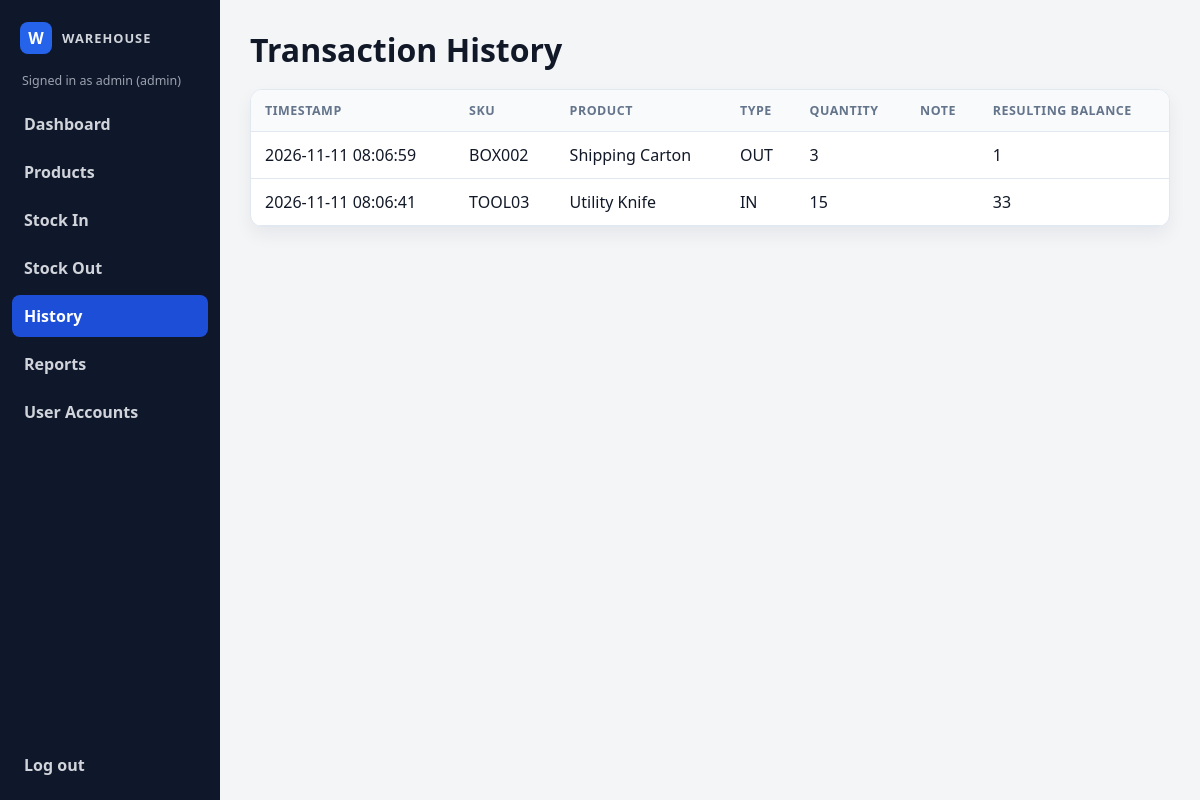
Screenshot of /history (signed in) with the database file from the repository.
### tables this page shows
CREATE TABLE transactions (
                    id INTEGER PRIMARY KEY AUTOINCREMENT,
                    product_id INTEGER,
                    sku TEXT NOT NULL,
                    product_name TEXT NOT NULL,
                    type TEXT NOT NULL CHECK (type IN ('IN', 'OUT')),
                    quantity INTEGER NOT NULL CHECK (quantity > 0),
                    note TEXT NOT NULL DEFAULT '',
                    balance INTEGER NOT NULL CHECK (balance >= 0),
                    timestamp TEXT NOT NULL DEFAULT CURRENT_TIMESTAMP
                );

### warehouse/web_app.py (the view)
    @app.route("/history")
    @login_required
    def history():
        return render_template(
            "history.html",
            transactions=db.list_transactions(),
            page_title="Transaction History",
        )

### warehouse/db.py (called while the page is built)
    def connect(self) -> sqlite3.Connection:
        connection = sqlite3.connect(self.path, timeout=10)
        connection.row_factory = sqlite3.Row
        connection.execute("PRAGMA foreign_keys = ON")
        return connection

    @contextmanager
    def _connection(self) -> Iterator[sqlite3.Connection]:
        connection = self.connect()
        try:
            with connection:
                yield connection
        finally:
            connection.close()

    @staticmethod
    def _transaction(row: sqlite3.Row) -> Transaction:
        from datetime import datetime
        return Transaction(
            id=row["id"],
            sku=row["sku"],
            product_name=row["product_name"],
            type=row["type"],
            quantity=row["quantity"],
            note=row["note"],
            balance=row["balance"],
            timestamp=datetime.fromisoformat(row["timestamp"]),
        )

    def list_transactions(self, limit: int | None = None) -> list[Transaction]:
        sql = "SELECT * FROM transactions ORDER BY id DESC"
        params: Iterable[object] = ()
        if limit is not None:
            sql += " LIMIT ?"
            params = (limit,)
        with self._connection() as connection:
            rows = connection.execute(sql, params).fetchall()
        return [self._transaction(row) for row in rows]

### warehouse/templates/history.html
{% extends 'base.html' %}
{% block content %}
  <div class="page-header">
    <h1>Transaction History</h1>
  </div>
  <div class="table-wrap">
    <table>
      <thead>
        <tr>
          <th>Timestamp</th>
          <th>SKU</th>
          <th>Product</th>
          <th>Type</th>
          <th>Quantity</th>
          <th>Note</th>
          <th>Resulting Balance</th>
        </tr>
      </thead>
      <tbody>
        {% for item in transactions %}
          <tr>
            <td>{{ item.timestamp.strftime('%Y-%m-%d %H:%M:%S') }}</td>
            <td>{{ item.sku }}</td>
            <td>{{ item.product_name }}</td>
            <td>{{ item.type }}</td>
            <td>{{ item.quantity }}</td>
            <td>{{ item.note }}</td>
            <td>{{ item.balance }}</td>
          </tr>
        {% endfor %}
      </tbody>
    </table>
  </div>
{% endblock %}

### warehouse/static/styles.css (style rules this page uses)
:root { --bg: #f3f5f7; --sidebar-bg: #0f172a; --sidebar-text: #d1d5db; --brand: #2563eb; --card: #ffffff; --muted: #64748b; --border: #e2e8f0; --text: #111827; --danger: #ef4444; --danger-soft: #fee2e2; --warning: #f59e0b; --success: #10b981; --shadow: 0 8px 18px rgba(15, 23, 42, 0.06); }
* { box-sizing: border-box; }
body { margin: 0; font-family: "Segoe UI", Tahoma, sans-serif; background: var(--bg); color: var(--text); }
.page-header { display: flex; align-items: center; justify-content: space-between; margin-bottom: 18px; }
.page-header h1 { margin: 0; font-size: 2rem; }
.table-wrap { background: var(--card); border: 1px solid var(--border); border-radius: 12px; box-shadow: var(--shadow); overflow: auto; }
table { width: 100%; border-collapse: collapse; }
th, td { text-align: left; padding: 12px 14px; border-bottom: 1px solid var(--border); }
th { background: #f8fafc; font-size: 0.78rem; letter-spacing: 0.04em; text-transform: uppercase; color: var(--muted); }

### rows the page displays
transactions: timestamp "2026-11-11 08:06:59", sku "BOX002", product_name "Shipping Carton", type "OUT", quantity "3", balance "1"
transactions: timestamp "2026-11-11 08:06:41", sku "TOOL03", product_name "Utility Knife", type "IN", quantity "15", balance "33"

### other values shown
{{ current_user.username }} "admin"
{{ current_user.role }} "admin"
